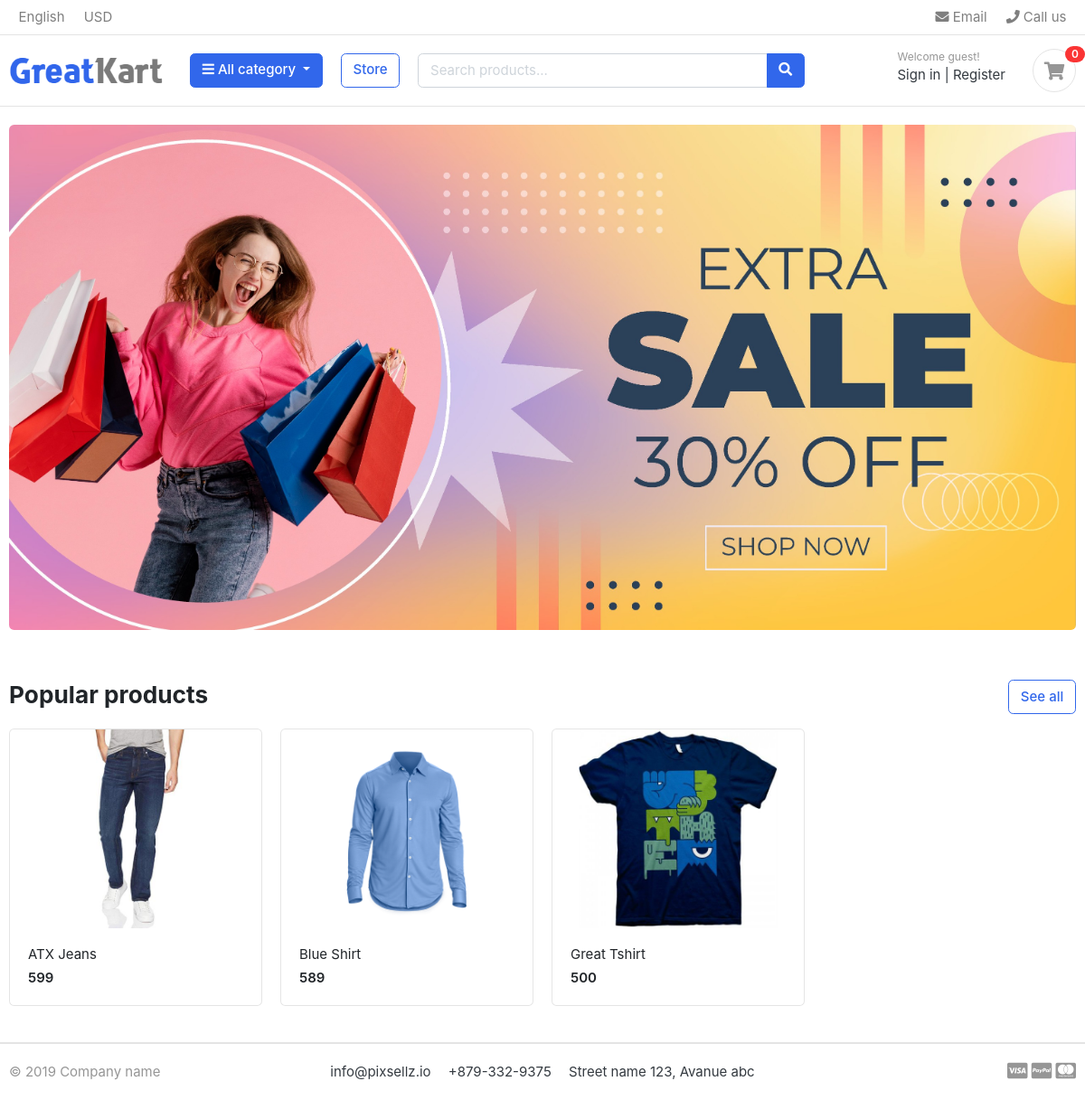
Before: / with the older database file.
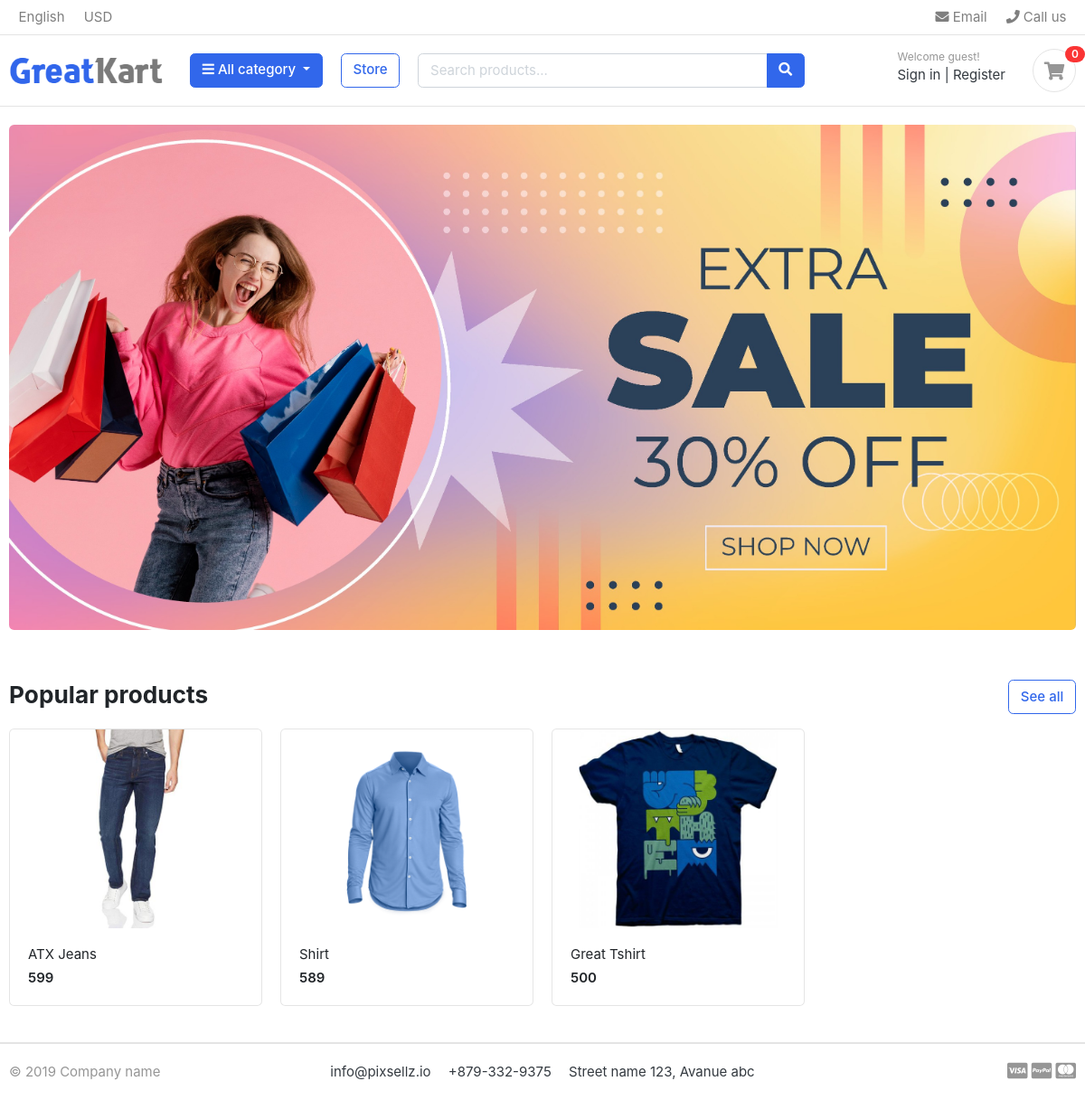
After: the same page with the newer database file.
### store/models.py (models this page shows, shortened)
class product(models.Model):
    product_name = models.CharField(max_length=200, unique=True)
    slug = models.SlugField(max_length=200, unique=True)
    description = models.TextField(max_length=500, blank=True)
    price = models.IntegerField()
    images = models.ImageField(upload_to='photos/products')
    stock = models.IntegerField()
    is_available = models.BooleanField(default=True)
    category = models.ForeignKey(category, on_delete=models.CASCADE)
    created_date = models.DateTimeField(auto_now_add=True)
    modified_date = models.DateTimeField(auto_now=True)
    def get_url(self):
        return reverse(
            'product_detail',
            args=[self.category.slug, self.slug]
        )

### shoppy/views.py (the view)
# urls.py: 2. Add a URL to urlpatterns:  path('', views.home, name='home')
def home(request):
    products=product.objects.all().filter(is_available=True)
    context={
        'products':products,
    }
    return render(request,'home.html',context)

### carts/context_processors.py (called while the page is built, shortened)
def counter(request):
    cart_count = 0
    if request.path.startswith('/admin/'):
        return {}
    session_key = request.session.session_key
    return {
        'cart_count': cart_count
    }

### category/context_processors.py (called while the page is built)
def menu_links(request):
    links=category.objects.all()
    return dict(links=links)

### category/models.py (called while the page is built)
    def get_url(self):
            return reverse('products_by_category', args=[self.slug])

### templates/home.html
 {% extends 'base.html' %}
 {% load static %}
 {% block content %}
<section class="section-intro padding-y-sm">
<div class="container">
<div class="intro-banner-wrap">
	<img src="{%static 'images/banners/cover.jpg' %}" class="img-fluid rounded" alt="Store Banner">
</div>
</div>
</section>
<section class="section-name padding-y-sm">
<div class="container">
<header class="section-heading">
	<a href="{% url 'store' %}" class="btn btn-outline-primary float-right">
    See all
	</a>
	<h3 class="section-title">Popular products</h3>
</header>
<div class="row">
	{% for product in products %}
	<div class="col-md-3">
		<div class="card card-product-grid">
			<a href="{{ product.get_url}}" class="img-wrap"> <img src="{{product.images.url}}"> </a>
			<figcaption class="info-wrap">
				<a href="{{ product.get_url}}" class="title">{{product.product_name}}</a>
				<div class="price mt-1">{{product.price}}</div>
			</figcaption>
		</div>
	</div>
	{% endfor %}
</div>
</div>
</section>
</body>
</html>
{% endblock %}

Changed rows visible on the page:
changed product: product_name "Blue Shirt" → "Shirt"
